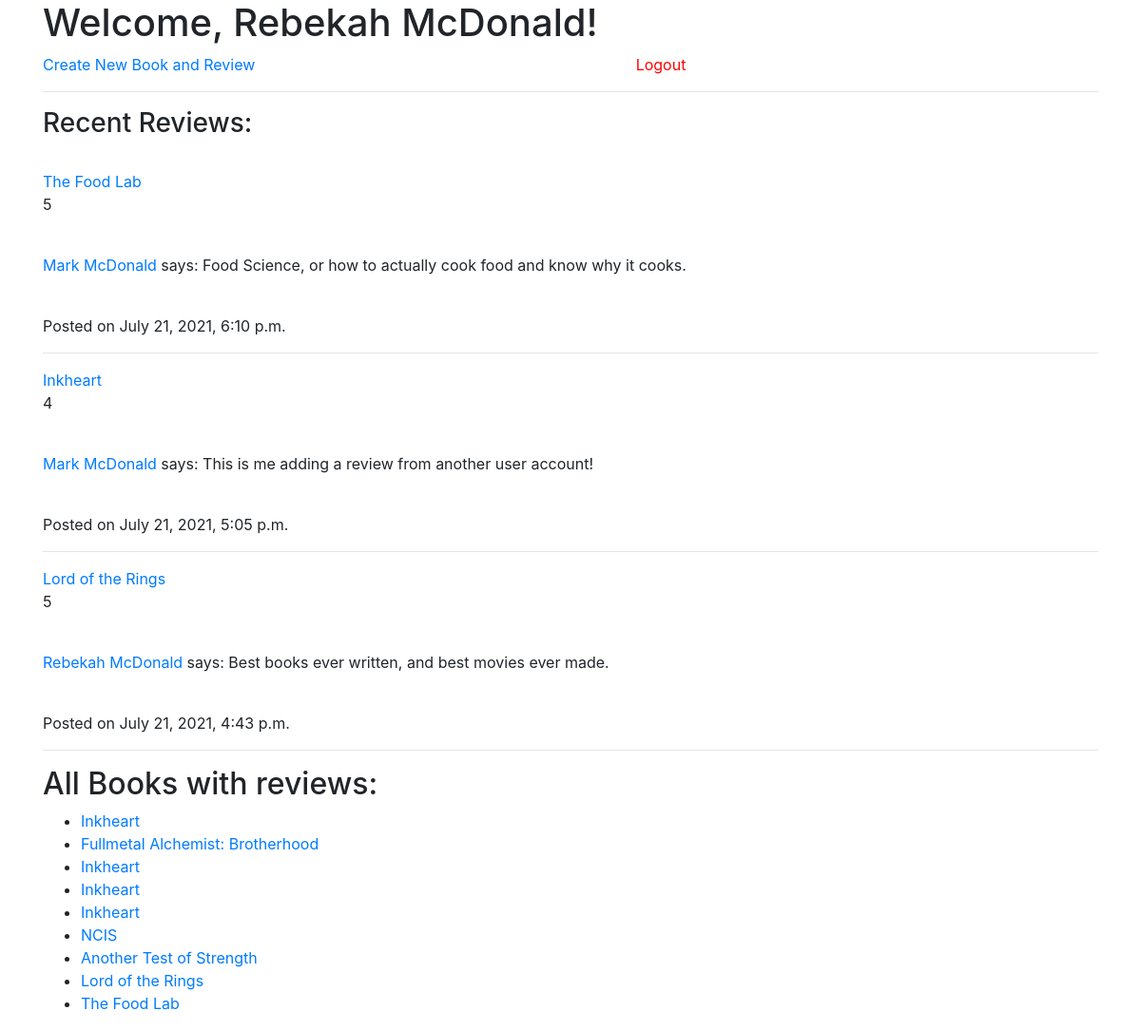
Page /user/dashboard (signed in) on the committed database.
### reads_app/models.py (models this page shows)
class User(models.Model):
    name = models.CharField(max_length=50)
    alias = models.CharField(max_length=50)
    email = models.CharField(max_length=50)
    password = models.CharField(max_length=50)
    created_at = models.DateTimeField(auto_now_add=True)
    updated_at = models.DateTimeField(auto_now=True)
    objects = UserManager()

class Review(models.Model):
    content = models.TextField()
    rating = models.IntegerField()
    user_review = models.ForeignKey(User, related_name="user_reviews", on_delete=models.CASCADE)
    book_reviewed = models.ForeignKey(Book, related_name="book_reviews", on_delete=models.CASCADE)
    created_at = models.DateTimeField(auto_now_add=True)
    updated_at = models.DateTimeField(auto_now=True)
    objects = ReviewManager()

class Book(models.Model):
    title = models.CharField(max_length=50)
    created_at = models.DateTimeField(auto_now_add=True)
    updated_at = models.DateTimeField(auto_now=True)
    objects = BookManager()

### reads_app/views.py (the view)
# urls.py: path('user/dashboard', views.dashboard),
def dashboard(request):
    if 'logged_user' not in request.session:
        messages.error(request, "You must be logged in or registered to access this!")
        return redirect('/')
    context = {
        'logged_user': User.objects.get(id=request.session['logged_user']),
        'all_books': Book.objects.all(),
        'recent_reviews': Review.objects.order_by('created_at').reverse()[:3]
    }
    return render(request, 'dashboard.html', context)

### reads_app/templates/dashboard.html (shortened to what this page needs)
<!DOCTYPE html>
<html lang="en">
<head>
    <link
    rel="stylesheet"
    href="https://stackpath.bootstrapcdn.com/bootstrap/4.5.2/css/bootstrap.min.css"
/>
</head>
<body>
    <div class="container">
        <h1>Welcome, {{logged_user.name}}!</h1>
        <div class="row">
            <a href="/book/book_form" class="col-4">Create New Book and Review</a>
            <a href="/user/logout" class="d-flex justify-content-center col-6" style="color: red;">Logout</a>
        </div>
        <hr>
        <h3>Recent Reviews:</h3>
        <br>
            {% for review in recent_reviews %}
                <a href="/book/{{review.book_reviewed.id}}">{{review.book_reviewed.title}}</a>
                <br>
                <p>{{review.rating}}</p>
                <br>
                <p><a href="/user/{{review.user_review.id}}">{{review.user_review.name}}</a> says: {{review.content}}</p>
                <br>
                <p>Posted on {{review.created_at}}</p>
                <hr>
            {% endfor %}
        <h2>All Books with reviews:</h2>
            <ul>
                {% for book in all_books %}
                {% if book.book_reviews.all|length > 0 %}
                <li><a href="/book/{{book.id}}">{{book.title}}</a></li>
                {% endif %}
                {% endfor %}
            </ul>
    </div>
</body>
</html>

### rows in the picture
User: name "Rebekah McDonald"
Review: book_reviewed "The Food Lab", rating "5", user_review.name "Mark McDonald", content "Food Science, or how to actually cook food and know why it cooks.", created_at "July 21, 2021, 6:10 p.m."
Review: book_reviewed "Inkheart", rating "4", user_review.name "Mark McDonald", content "This is me adding a review from another user account!", created_at "July 21, 2021, 5:05 p.m."
Review: book_reviewed "Lord of the Rings", rating "5", user_review.name "Rebekah McDonald", content "Best books ever written, and best movies ever made.", created_at "July 21, 2021, 4:43 p.m."
Book: title "Inkheart"
Book: title "Fullmetal Alchemist: Brotherhood"
Book: title "Inkheart"
Book: title "Inkheart"
Book: title "Inkheart"
Book: title "NCIS"
Book: title "Another Test of Strength"
Book: title "Lord of the Rings"
Book: title "The Food Lab"
